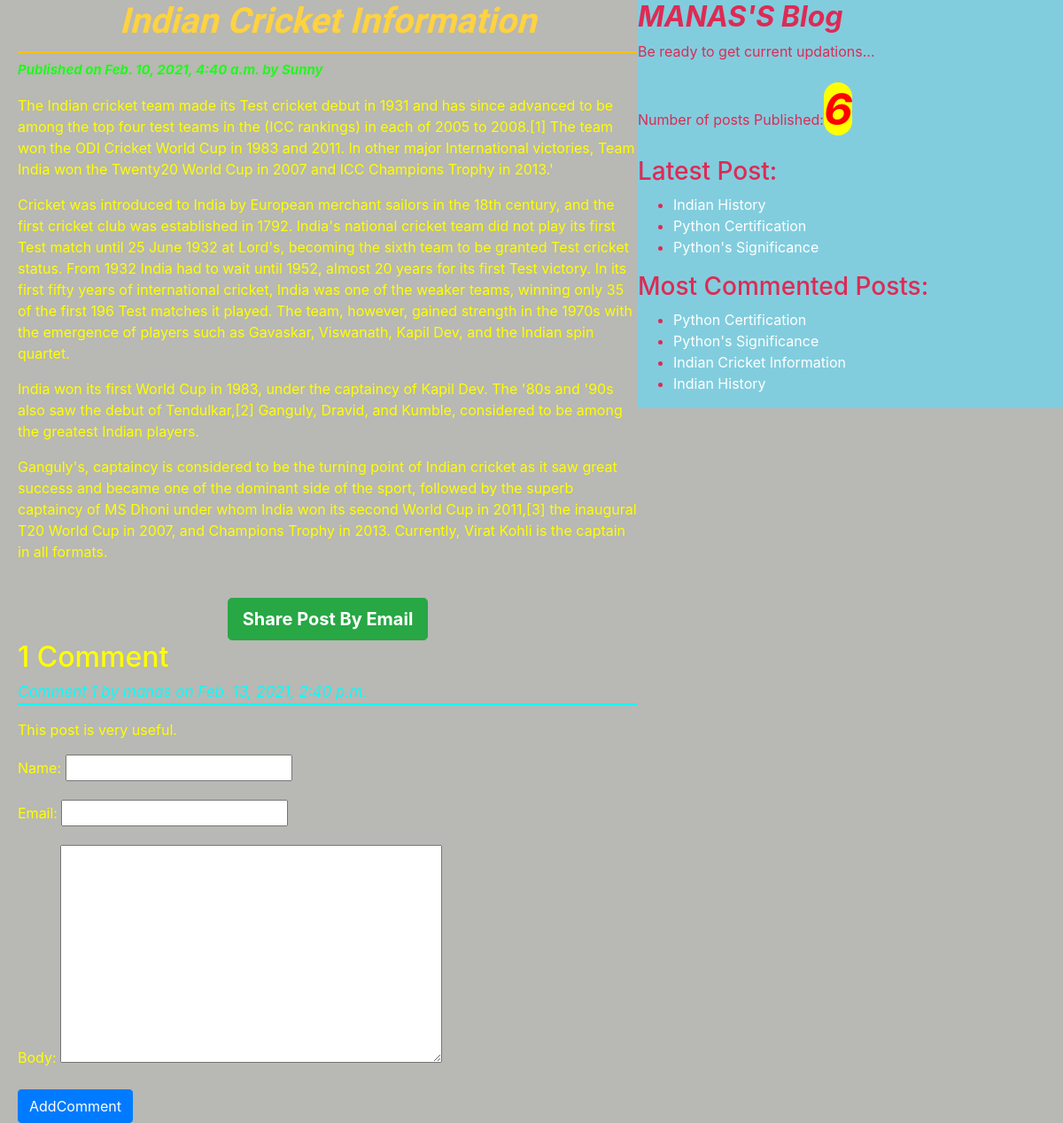
The app's page /2021/02/10/indian-cricket-information/ with its own data.
### blog/models.py (models this page shows, shortened)
class Post(models.Model):
    STATUS_CHOICES=(('draft','Draft'),('published','Published'))
    title=models.CharField(max_length=150)
    slug=models.SlugField(max_length=250,unique_for_date='publish')
    author=models.ForeignKey(User,on_delete=models.CASCADE,related_name='blog_posts')
    body=models.TextField()
    publish=models.DateTimeField(default=timezone.now)
    created=models.DateTimeField(auto_now_add=True)
    updated=models.DateTimeField(auto_now=True)
    status=models.CharField(max_length=10,choices=STATUS_CHOICES,default='draft')
    objects=CustomManager()
    tags=TaggableManager()
    class Meta:
        ordering=('-publish',)
    def get_absolute_url(self):
        return reverse("post_detail",args=[self.publish.year,self.publish.strftime('%m'),self.publish.strftime('%d'),self.slug])

class Comment(models.Model):
    post=models.ForeignKey(Post,related_name='comments',on_delete=models.CASCADE)
    name=models.CharField(max_length=50)
    email=models.EmailField()
    body=models.TextField()
    created=models.DateTimeField(auto_now_add=True)
    updated=models.DateTimeField(auto_now=True)
    active=models.BooleanField(default=True)
    class Meta:
        ordering=('-created',)

### blog/views.py (the view)
# urls.py: path('<year>/<month>/<day>/<post>/', views.post_details_view,name="post_detail"),
def post_details_view(request,year,month,day,post):
    post=get_object_or_404(Post,slug=post,status='published',publish__year=year,publish__month=month,publish__day=day)
    comments=post.comments.filter(active=True)
    csubmit=False
    if request.method=='POST':
        form=CommentForm(request.POST)
        if form.is_valid():
            new_comment=form.save(commit=False)
            new_comment.post=post
            new_comment.save()
            csubmit=True
    else:
        form=CommentForm()
    return render(request,'blog/post_detail.html',{'post':post,'form':form,'csubmit':csubmit,'comments':comments})

### blog/forms.py
class CommentForm(forms.ModelForm):
    class Meta:
        model=Comment
        fields=('name','email','body')

### blog/models.py (called while the page is built)
    def get_queryset(self):
        return super().get_queryset().filter(status='published')

### blog/templatetags/blog_tags.py (called while the page is built)
@register.simple_tag
def total_posts():
    return Post.objects.count()

@register.inclusion_tag('blog/show_latest_posts123.html')
def show_latest_posts(count=3):
    latest_post=Post.objects.order_by('-publish')[:count]
    return {'latest_post':latest_post}

@register.simple_tag
def get_most_commented_post(count=4):
    most_commented_post=Post.objects.annotate(total_comments=Count('comments')).order_by('-total_comments')[:count]
    return most_commented_post

### templates/blog/post_detail.html (shortened to what this page needs)
<!DOCTYPE html>
{% extends 'blog/base.html'%}
{% block content_block %}
      <h1 ><strong><em>{{post.title}}</em></strong></h1>
      <p class="date">Published on {{post.publish}} by {{post.author|title}}</p>
       {{post.body|linebreaks }}<br>
      <div class="container" align='center'>
         <a style="font-weight:bold;" class="btn btn-lg btn-success" href="/{{post.id}}/share">Share Post By Email</a>
      </div>
    {% with comments.count as comments_count %}
    <h2>{{comments_count}} Comment{{comments_count|pluralize}} </h2>
    {%endwith%}
    {% if comments%}
    {% for comment in comments%}
    <p id='ch'>Comment {{forloop.counter}} by {{comment.name}} on {{comment.created}}</p>
    <div class="cb">{{comment.body|linebreaks}}  </div>
    {%endfor%}
    {%else%}
    <p>No comments posted yet!!!<p>
    {%endif%}
    {% if csubmit %}
    <h3>Comment submitted successfully!!!</h3>
    {%else%}
    <form class="" method="post">
      {{form.as_p}}
      <input type="submit" class="btn btn-primary" name="" value="AddComment">
    </form>
    {%endif%}
{%endblock%}

### templates/blog/base.html (shortened to what this page needs)
<!DOCTYPE html>
{% load blog_tags %}
{% load static %}
<html lang="en" dir="ltr">
  <head>
    <link rel="stylesheet" href="{% static "css/bootstrap.css" %}">
    <link rel="stylesheet" href="{% static "css/blog.css" %}">
  </head>
  <body>
    <div class="content">
      {% block content_block %}
      {%endblock%}
    </div>
    <div class="sidebar">
      <h2><strong><em>MANAS'S Blog</em></strong></h2>
    <p>Be ready to get current updations...</p>
    <p>Number of posts Published:<span id='publish'>{%total_posts%}</span></p>
    <h3>Latest Post:</h3>{% show_latest_posts %}
    <h3>Most Commented Posts:</h3>
    {% get_most_commented_post as most_commented_post%}
    <ul>
      {% for post in most_commented_post%}
      <li > <a style="color:white;" href="{{post.get_absolute_url}}">{{post.title}}</a></li>
      {% endfor%}
    </ul>
    </div>
  </body>
</html>

### templates/blog/show_latest_posts123.html
<ul>
  {% for post in latest_post %}
  <li > <a style="color:white;" href="{{post.get_absolute_url}}">{{post.title}}</a></li>
  {% endfor %}
</ul>

### statics/css/blog.css (style rules this page uses)
.content { width:60%; float: left; padding-left: 20px; height: 100%; }
.sidebar { float:right; background: #81cdde; width: 40%; padding-top: 0px; height: 100%; color: #de2a54; }
.date { color:#1dfc19; font-weight: bold; font-style: italic; font-size: 15px; }
body { background: #b8b8b4; color: yellow; }
h1 { text-align: center; border-bottom: 2px solid #ffc107; padding-bottom: 10px; font-family: 'Reggae One', cursive; color: #ffd240; }
a { color: #342aeb; }
#ch { color:cyan; font-size:17px; font-style: italic; border-bottom: 2px solid cyan; }
#publish { font-size: 50px; font-weight: bold; color: red; font-style: italic; background: yellow; border-radius: 100px; }

### records on screen
Post: title "Indian Cricket Information", publish "Feb. 10, 2021, 4:40 a.m.", author "Sunny", body "The Indian cricket team made its Test cricket debut in 1931 and has since advanced to be among the top four test teams in the (ICC rankings) in each of 2005 to 2008.[1] The team won the ODI Cricket World Cup in 1983 and 2011. In other major International victories, Team India won the Twenty20 World Cup in 2007 and ICC Champions Trophy in 2013.' Cricket was introduced to India by European merchant sailors in the 18th century, and the first cricket club was established in 1792. India's national cricket team did not play its first Test match until 25 June 1932 at Lord's, becoming the sixth team to be granted Test cricket status. From 1932 India had to wait until 1952, almost 20 years for its…"
Comment: body "This post is very useful."
Post: title "Indian History"
Post: title "Python Certification"
Post: title "Python's Significance"

### other values on screen
{{ comments_count }} "1"
